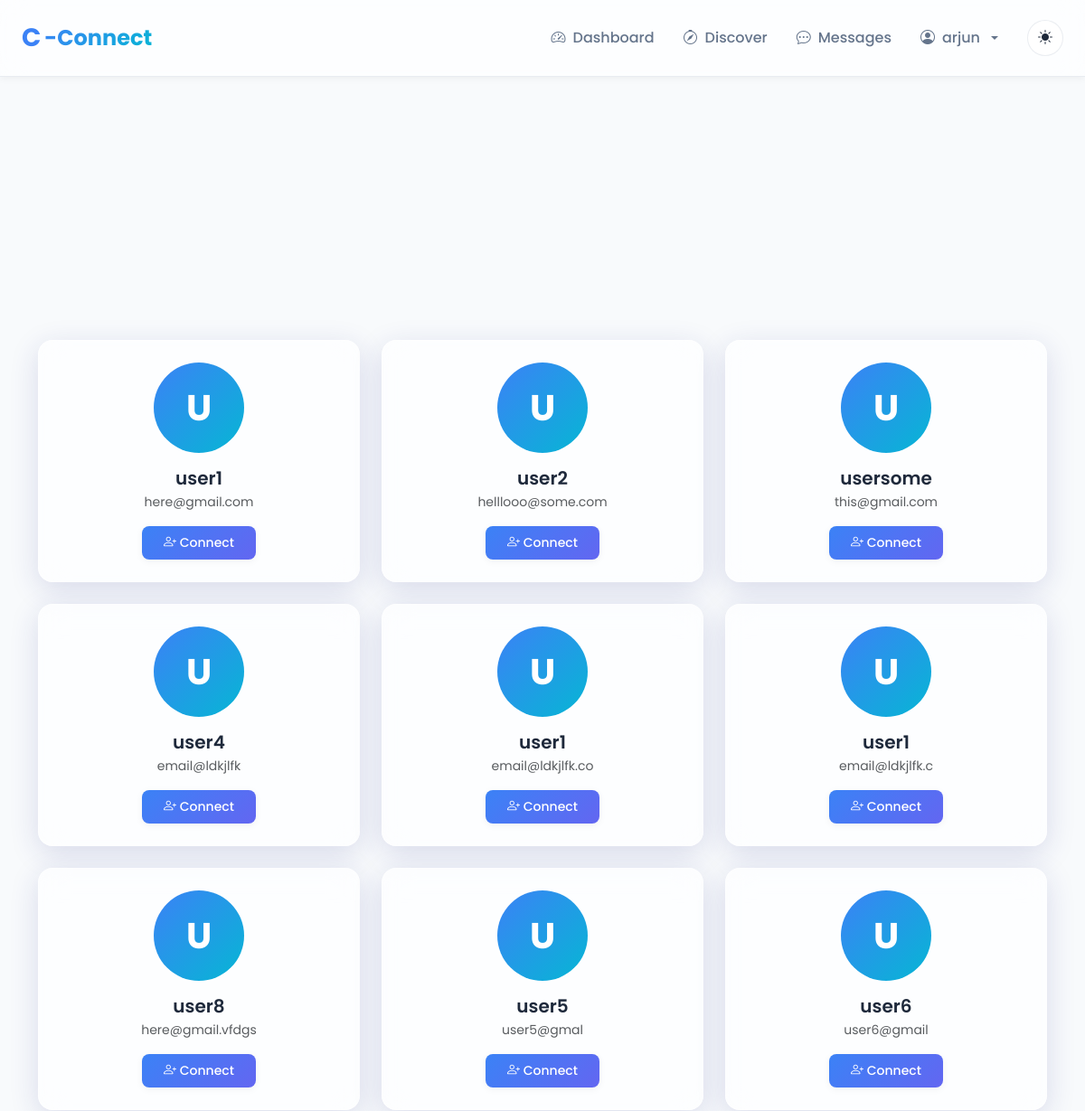
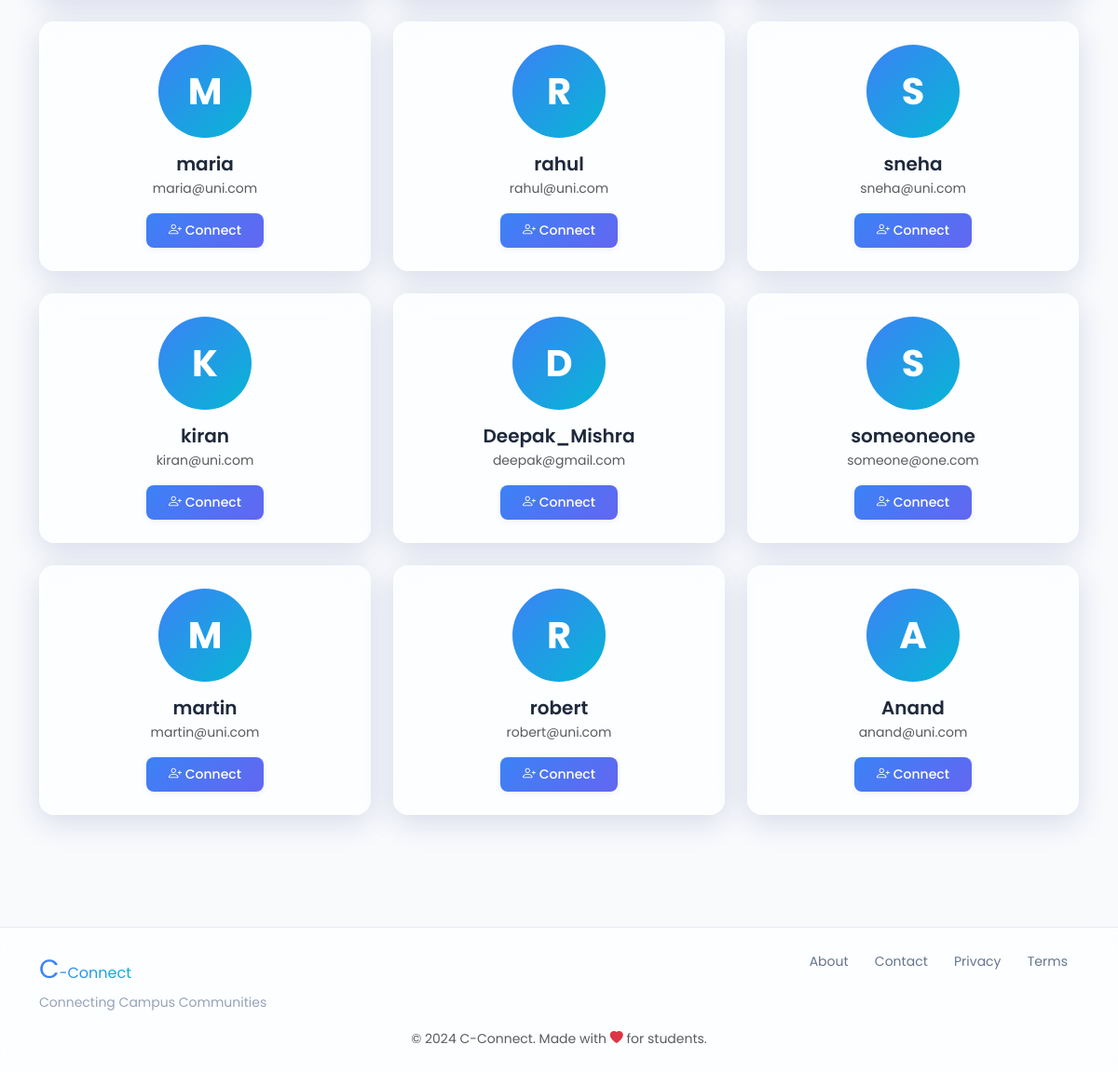
The page /discover (signed in) on the database its author committed (2 pictures, top to bottom).
### models.py (models this page shows, shortened)
class User(UserMixin, db.Model):
    id = db.Column(db.Integer, primary_key=True, autoincrement=True)  # Unique identifier
    username = db.Column(db.String(100), nullable=False)  # Name of the user (later can add this unique if needed)
    email = db.Column(db.String(120), nullable=False, unique=True)  # Email of the user
    password = db.Column(db.String(200), nullable=False)  # Passwords not hashed yet (done in setup_db.py)
    created_at = db.Column(db.DateTime, default=db.func.now())  # Timestamp of account creation
    last_login = db.Column(db.DateTime, nullable=True)  # Timestamp of last login
    pass

### blueprints/main/routes.py (the view)
@main.route('/discover')
@login_required
def discover():
    users = User.query.filter(User.id != current_user.id).all()
    return render_template('main/discover.html', users=users)

### blueprints/auth/__init__.py (called while the page is built)
@login_manager.user_loader
def load_user(user_id):
    from models import User  # Importing User model for querying  (import here to avoid circular imports)
    return User.query.get(int(user_id))

@auth.after_app_request
def add_header(response):
    if current_user.is_authenticated and request.blueprint == 'auth':
        response.headers['Cache-Control'] = 'no-store, no-cache, must-revalidate, post-check=0, pre-check=0, max-age=0'
        response.headers['Pragma'] = 'no-cache'
        response.headers['Expires'] = '-1'
    return response

### blueprints/main/templates/main/discover.html (shortened to what this page needs)
{% extends "base.html" %}
{% block body %}
<div class="container py-4">
    <div style="display: grid; grid-template-columns: repeat(auto-fill, minmax(280px, 1fr)); gap: 1.5rem;">
        {% if users %}
            {% for user in users %}
            <div class="glass-card p-4 text-center">
                <div style="width: 100px; height: 100px; margin: 0 auto 1rem; background: linear-gradient(135deg, var(--primary-color), var(--accent-color)); border-radius: 50%; display: flex; align-items: center; justify-content: center; font-size: 2.5rem; font-weight: 700; color: white;">
                    {{ user.username[0].upper() }}
                </div>
                <h3 style="font-size: 1.25rem; font-weight: 600; margin-bottom: 0.25rem;">{{ user.username }}</h3>
                <p class="text-muted" style="font-size: 0.875rem; margin-bottom: 1rem;">{{ user.email }}</p>
                <div style="display: flex; gap: 0.5rem; justify-content: center;">
                    <button class="btn btn-primary-custom btn-sm" onclick="window.cconnect.showToast('Feature coming soon!', 'info')">
                        <i class="bi bi-person-plus"></i> Connect
                    </button>
                </div>
            </div>
            {% endfor %}
        {% endif %}
    </div>
</div>
{% endblock %}

### templates/base.html (shortened to what this page needs)
<!DOCTYPE html>
<html lang="en">
<head>
    <link href="https://cdn.jsdelivr.net/npm/bootstrap@5.3.2/dist/css/bootstrap.min.css" rel="stylesheet">
    <link rel="stylesheet" href="https://cdn.jsdelivr.net/npm/bootstrap-icons@1.11.1/font/bootstrap-icons.css">
    <link rel="stylesheet" href="{{ url_for('static', filename='css/global.css') }}">
</head>
<body>
    <nav class="navbar navbar-expand-lg navbar-glass fixed-top">
        <div class="container-fluid px-4">
            <a class="navbar-brand brand-logo" href="{{ url_for('main.home') }}">
                <span class="brand-c">C</span><span class="brand-connect">-Connect</span>
            </a>
            <div class="collapse navbar-collapse" id="navbarNav">
                <ul class="navbar-nav ms-auto align-items-center">
                    {% if current_user.is_authenticated %}
                        <li class="nav-item">
                            <a class="nav-link" href="{{ url_for('main.dashboard') }}">
                                <i class="bi bi-speedometer2"></i> Dashboard
                            </a>
                        </li>
                        <li class="nav-item">
                            <a class="nav-link" href="{{ url_for('main.discover') }}">
                                <i class="bi bi-compass"></i> Discover
                            </a>
                        </li>
                        <li class="nav-item">
                            <a class="nav-link" href="{{ url_for('main.messages') }}">
                                <i class="bi bi-chat-dots"></i> Messages
                            </a>
                        </li>
                        <li class="nav-item dropdown">
                            <a class="nav-link dropdown-toggle" href="#" role="button" data-bs-toggle="dropdown">
                                <i class="bi bi-person-circle"></i> {{ current_user.username }}
                            </a>
                        </li>
                    {% endif %}
                    <li class="nav-item ms-3">
                        <button class="btn btn-theme-toggle" id="themeToggle" title="Toggle theme">
                            <i class="bi bi-sun-fill" id="themeIcon"></i>
                        </button>
                    </li>
                </ul>
            </div>
        </div>
    </nav>
    <main class="main-content">
        {% block body %}{% endblock %}
    </main>
    <footer class="footer-glass mt-5">
        <div class="container py-4">
            <div class="row">
                <div class="col-md-6 text-center text-md-start mb-3 mb-md-0">
                    <span class="brand-c">C</span><span class="brand-connect">-Connect</span>
                    <p class="footer-tagline mb-0">Connecting Campus Communities</p>
                </div>
                <div class="col-md-6 text-center text-md-end">
                    <a href="{{ url_for('main.about') }}" class="footer-link">About</a>
                    <a href="{{ url_for('main.contact') }}" class="footer-link">Contact</a>
                    <a href="#" class="footer-link">Privacy</a>
                    <a href="#" class="footer-link">Terms</a>
                </div>
            </div>
            <div class="row mt-3">
                <div class="col text-center">
                    <small class="text-muted">&copy; 2024 C-Connect. Made with <i class="bi bi-heart-fill text-danger"></i> for students.</small>
                </div>
            </div>
        </div>
    </footer>
</body>
</html>

### static/css/global.css (style rules this page uses)
:root { --primary-color: #3b82f6; --primary-hover: #2563eb; --secondary-color: #6366f1; --accent-color: #06b6d4; --bg-primary: #ffffff; --bg-secondary: #f8fafc; --bg-glass: rgba(255, 255, 255, 0.7); --bg-glass-hover: rgba(255, 255, 255, 0.85); --text-primary: #1e293b; --text-secondary: #64748b; --text-muted: #94a3b8; --border-color: rgba(148, 163, 184, 0.2); --shadow-sm: 0 2px 8px rgba(0, 0, 0, 0.05); --shadow-md: 0 4px 16px rgba(0, 0, 0, 0.08); --shadow-lg: 0 8px 32px rgba(0, 0, 0, 0.12); --glass-border: rgba(255, 255, 255, 0.3); --glass-shadow: 0 8px 32px 0 rgba(31, 38, 135, 0.15); }
* { margin: 0; padding: 0; box-sizing: border-box; }
body { font-family: 'Poppins', -apple-system, BlinkMacSystemFont, 'Segoe UI', sans-serif; background: var(--bg-secondary); color: var(--text-primary); transition: background 0.3s ease, color 0.3s ease; overflow-x: hidden; }
body, .navbar-glass, .glass-card, .glass-dropdown { transition: all 0.3s ease; }
.glass-card { background: var(--bg-glass); backdrop-filter: blur(16px) saturate(180%); -webkit-backdrop-filter: blur(16px) saturate(180%); border: 1px solid var(--glass-border); border-radius: 16px; box-shadow: var(--glass-shadow); transition: all 0.3s ease; }
.navbar-glass { background: var(--bg-glass) !important; backdrop-filter: blur(16px) saturate(180%); -webkit-backdrop-filter: blur(16px) saturate(180%); border-bottom: 1px solid var(--border-color); box-shadow: var(--shadow-sm); padding: 1rem 0; }
.brand-logo { font-size: 1.5rem; font-weight: 700; text-decoration: none; display: flex; align-items: center; gap: 0.25rem; }
.brand-c { color: var(--primary-color); font-size: 1.75rem; }
.brand-connect { color: var(--text-primary); background: linear-gradient(135deg, var(--primary-color), var(--accent-color)); -webkit-background-clip: text; -webkit-text-fill-color: transparent; background-clip: text; }
.nav-link { color: var(--text-secondary) !important; font-weight: 500; padding: 0.5rem 1rem !important; border-radius: 8px; transition: all 0.3s ease; display: flex; align-items: center; gap: 0.5rem; }
.btn-primary-custom { background: linear-gradient(135deg, var(--primary-color), var(--secondary-color)); border: none; color: white; padding: 0.5rem 1.5rem; border-radius: 8px; font-weight: 500; transition: all 0.3s ease; box-shadow: var(--shadow-sm); }
.btn-theme-toggle { background: var(--bg-glass); border: 1px solid var(--border-color); color: var(--text-primary); width: 40px; height: 40px; border-radius: 50%; display: flex; align-items: center; justify-content: center; transition: all 0.3s ease; }
.main-content { min-height: calc(100vh - 200px); padding-top: 100px; padding-bottom: 3rem; }
.footer-glass { background: var(--bg-glass); backdrop-filter: blur(16px) saturate(180%); -webkit-backdrop-filter: blur(16px) saturate(180%); border-top: 1px solid var(--border-color); margin-top: auto; }
.footer-tagline { font-size: 0.875rem; color: var(--text-muted); margin-top: 0.25rem; }
.footer-link { color: var(--text-secondary); text-decoration: none; margin: 0 0.75rem; font-size: 0.875rem; transition: color 0.3s ease; }

### rows shown on the page
User: username "arjun"
User: username "U", username "user1", email "here@gmail.com"
User: username "U", username "user2", email "helllooo@some.com"
User: username "U", username "usersome", email "this@gmail.com"
User: username "U", username "user4", email "email@ldkjlfk"
User: username "U", username "user1", email "email@ldkjlfk.co"
User: username "U", username "user1", email "email@ldkjlfk.c"
User: username "U", username "user8", email "here@gmail.vfdgs"
User: username "U", username "user5", email "user5@gmal"
User: username "U", username "user6", email "user6@gmail"
User: username "M", username "maria", email "maria@uni.com"
User: username "R", username "rahul", email "rahul@uni.com"
User: username "S", username "sneha", email "sneha@uni.com"
User: username "K", username "kiran", email "kiran@uni.com"
User: username "D", username "Deepak_Mishra", email "deepak@gmail.com"
User: username "S", username "someoneone", email "someone@one.com"
User: username "M", username "martin", email "martin@uni.com"
User: username "R", username "robert", email "robert@uni.com"
User: username "A", username "Anand", email "anand@uni.com"
